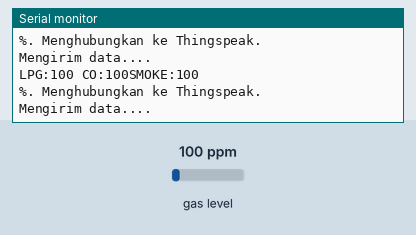
Simulated run of this sketch. Board: ESP8266 (NodeMCU). Parts: the last lines printed to the serial monitor. The inputs (shaded band) are chosen by the test bench; at power-on: gas level 100 ppm. WiFi joins after 1.5 s; servers stay silent unless stated.

Above: at 3.2 s.
3.3 s: gas level set to 20 ppm
At 3.59 s:
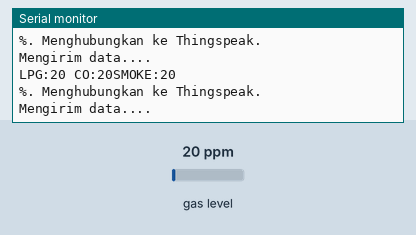
4.8 s: gas level set to 250 ppm
At 5.0 s:
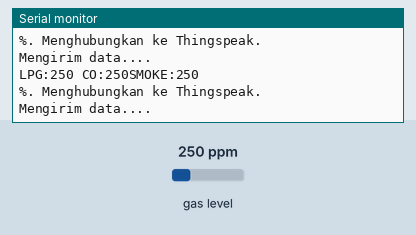
Timing chart, 0 to 7.8 s (numbered marks = the images above; inputs shaded):
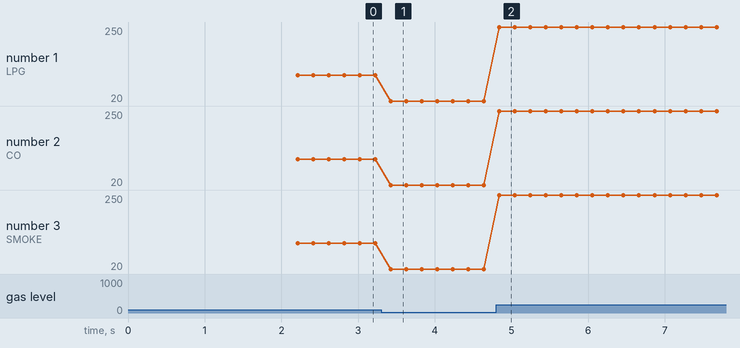

Measured:
- after the input at 3.3 s, the serial monitor: prints a new line after 0.13 s (image 1)
- after the input at 4.8 s, the serial monitor: prints a new line at once (image 2)
- plotted number 1: 100 → 20 after the input at 3.3 s, 20 → 250 after the input at 4.8 s
- plotted number 2: 100 → 20 after the input at 3.3 s, 20 → 250 after the input at 4.8 s
- plotted number 3: 100 → 20 after the input at 3.3 s, 20 → 250 after the input at 4.8 s

The sketch:

sketch_code_MQ2_dan_nodeMCU.ino
```cpp
//Asyoni elektronik

#include <MQ2.h>
#include <ESP8266WiFi.h>

int pinAout = A0;
int lpg_gas, co_gas, smoke_gas;

MQ2 mq2(pinAout);
String apiKey = "9OIMT8UHI5OTVECW";           // Masukan Write API key kamu dari ThingSpeak
const char* ssid =  "Asyoni elektronik";     // Masukan nama wifi kamu
const char* pass =  "12345678";             // Masukan Password wifi kamu
const char* server = "api.thingspeak.com";
WiFiClient client;


void setup() {

Serial.begin(115200);

  mq2.begin();
       delay(10);


       Serial.println("Connecting to ");
       Serial.println(ssid);


       WiFi.begin(ssid, pass);

      while (WiFi.status() != WL_CONNECTED)
     {
            delay(100);
            Serial.print("*");
     }
      Serial.println("");
      Serial.println("***WiFi Terhubung***");


}

void loop() {


if (client.connect(server,80))   //   "184.106.153.149" or api.thingspeak.com
      {
       String sendData = apiKey+"&field1="+String(lpg_gas)+"&field2="+String(co_gas)+"&field3="+String(smoke_gas)+"\r\n\r\n";

       //Serial.println(sendData);

       client.print("POST /update HTTP/1.1\n");
       client.print("Host: api.thingspeak.com\n");
       client.print("Connection: close\n");
       client.print("X-THINGSPEAKAPIKEY: "+apiKey+"\n");
       client.print("Content-Type: application/x-www-form-urlencoded\n");
       client.print("Content-Length: ");
       client.print(sendData.length());
       client.print("\n\n");
       client.print(sendData);

  float* values= mq2.read(false); //jika diset "false" tidak akan dimunculkan di serial monitor
  lpg_gas = mq2.readLPG();
  co_gas = mq2.readCO();
  smoke_gas = mq2.readSmoke();


  Serial.print("LPG:");
  Serial.print(lpg_gas);
  Serial.print(" CO:");
  Serial.print(co_gas);
  Serial.print("SMOKE:");
  Serial.println(smoke_gas);

  Serial.println("%. Menghubungkan ke Thingspeak.");


   }


      client.stop();
      Serial.println("Mengirim data....");

      //delay(2000); // Delay ini akan mempengaruhi pengiriman data ke Thingspeak setiap 2000 milidetik atau = 2 detik sekali. Bisa dirubah sesuai dengan kebutuhan.
}
```
